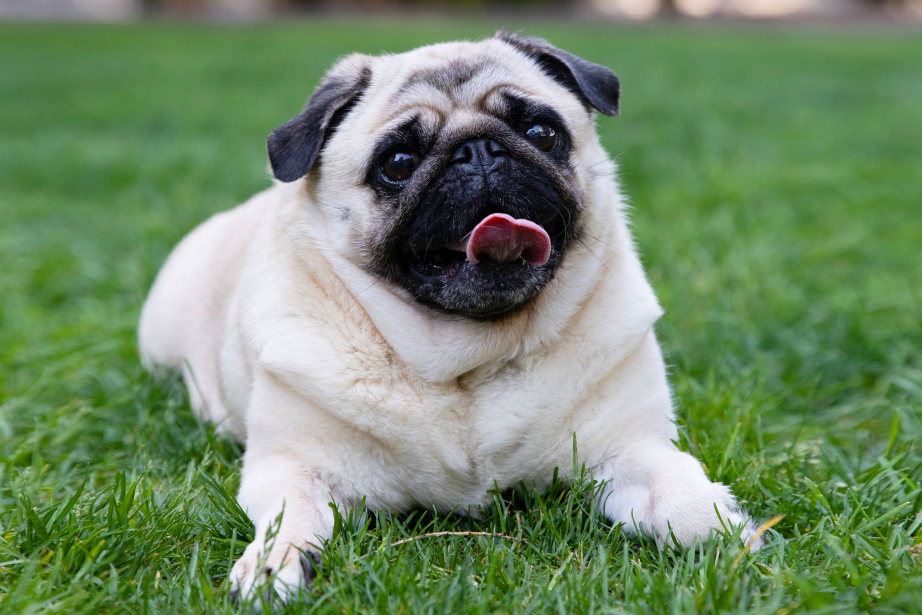
#> input picture py_opencv/photos/dog1.jpg, 2765 x 1843 px (shown at 1/3 size)
$ python masking.py
#> lines starting #> are read from the running program, lines starting #| are printed output that depends on the picture; after the words box and inside, x2 and y2 are one past the last pixel; in counts of white or black regions, pixels touching at a corner belong together
import cv2 as cv
import numpy as np


img = cv.imread("photos/dog1.jpg")
#> img is the input picture: shape (1843, 2765, 3); mean B, G, R 105.2, 138.7, 114.6
img = cv.resize(img, (int(img.shape[1] * 0.2), int(img.shape[0]*0.2)), interpolation=cv.INTER_LINEAR)
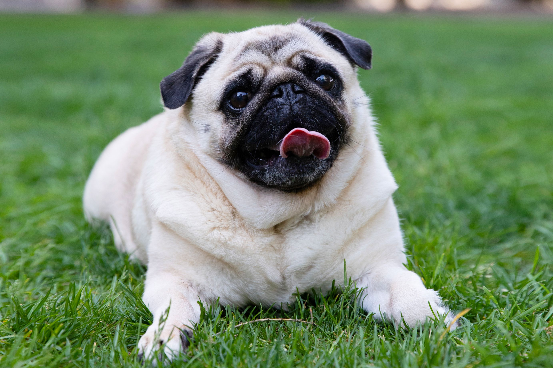
#> img: shape (368, 553, 3); mean B, G, R 105.1, 138.6, 114.5
cv.imshow("dog",img)

blank = np.zeros(img.shape[:2], dtype='uint8')
cv.imshow('blank', blank)
circle_mask = cv.circle(blank.copy(), (img.shape[1]//2, img.shape[0]//2 + 45), 100, 255, -1)
cv.imshow('mask', circle_mask)
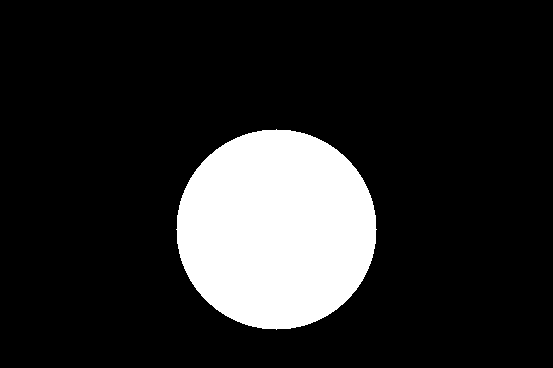
#> window 'mask': shape (368, 553); 15.4% white; 1 white region, box (x1, y1, x2, y2) and area: (176, 129, 377, 330) 31417
rectangle = cv.rectangle(blank.copy(), (300, 300),(400, 400), 255, -1)
weird_shape = cv.bitwise_and(rectangle, circle_mask)
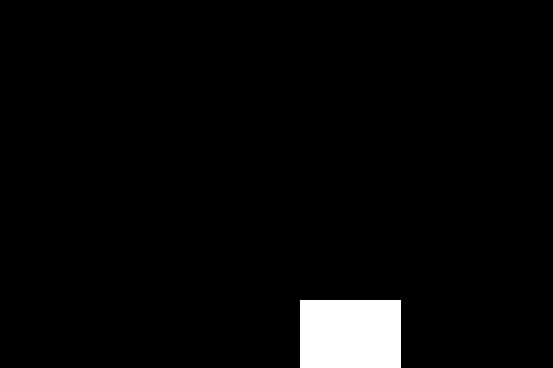
#> rectangle: shape (368, 553); 3.4% white; 1 white region, box (x1, y1, x2, y2) and area: (300, 300, 401, 368) 6868


masked_img = cv.bitwise_and(img, img, mask=circle_mask)
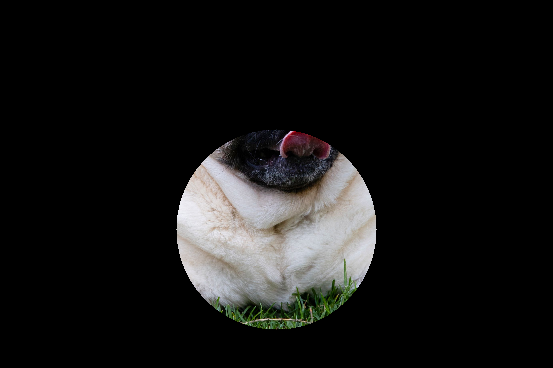
#> masked_img: shape (368, 553, 3); mean B, G, R 20.8, 21.3, 21.6
cv.imshow("masked img", masked_img)

weirdshape_img = cv.bitwise_and(img, img, mask=weird_shape)
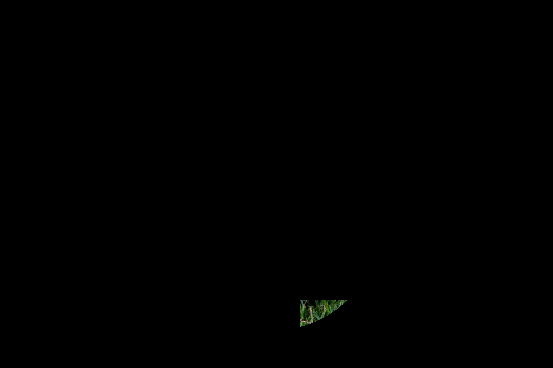
#> weirdshape_img: shape (368, 553, 3); mean B, G, R 0.1, 0.3, 0.2
cv.imshow("weird shape", weirdshape_img)

cv.waitKey(0)

$ run again, with py_opencv/photos/dog2.jpg copied over py_opencv/photos/dog1.jpg
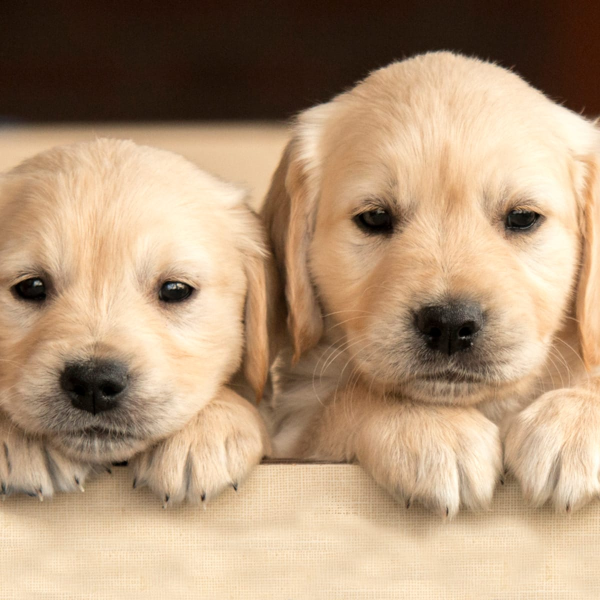
#> input picture py_opencv/photos/dog2.jpg, 1200 x 1200 px (shown at 1/2 size)
#> img is the input picture: shape (1200, 1200, 3); mean B, G, R 120.1, 149.1, 177.1
#> img: shape (240, 240, 3)
#> `cv.imshow('mask', circle_mask)`:
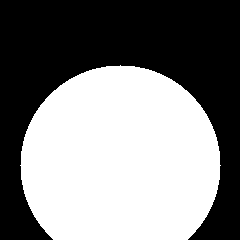
#> window 'mask': shape (240, 240); 50.5% white; 1 black region, box (x1, y1, x2, y2) and area: (0, 0, 240, 240) 28515
#> `masked_img = cv.bitwise_and(img, img, mask=circle_mask)`:
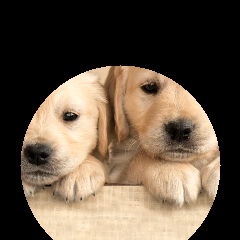
#> masked_img: shape (240, 240, 3); mean B, G, R 68, 84.1, 99
#> weirdshape_img: shape (240, 240, 3); every value is 0
